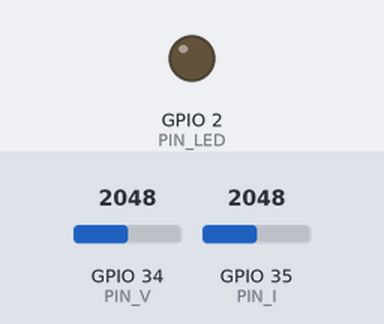
A sketch run on a simulated ESP32. Shown: output pins drawn as LEDs (lit = HIGH). Inputs (shaded band) come from the test bench; at power-on: GPIO 34 (PIN_V) = 2048, GPIO 35 (PIN_I) = 2048 (analog values on the 0–4095 scale). WiFi joins after 1.5 s; servers stay silent unless stated; a WiFi scan finds three made-up networks; EEPROM starts erased; no MQTT or app messages arrive unless stated; what the sketch prints to the serial monitor is not drawn.

Above: at 4.4 s.
At 5.1 s:
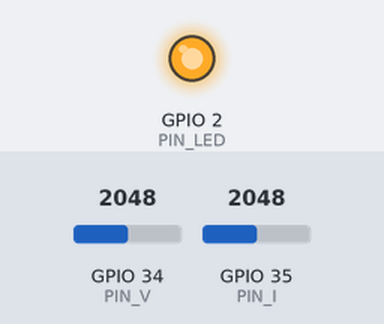
Timing chart, 0 to 6.6 s (numbered marks = the images above):
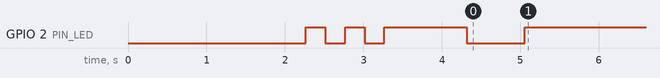

Measured:
- by itself, GPIO 2 (PIN_LED): goes LOW 0.25 s, HIGH 0.25 s, LOW 0.25 s, HIGH 1.1 s, LOW 0.73 s, then HIGH

The sketch:

energy_monitor_ingrid_barbara.ino
```cpp
/*
 * Sistema de monitoramento de grandezas elétricas e consumo de energia residencial
 * Firmware do ESP32 (Arduino core 2.x/3.x) — publica as medições via MQTT.
 *
 * Sensores:
 *   - ZMPT101B  (tensão)   -> GPIO34 (ADC1_CH6)
 *   - SCT-013-005 (corrente, 5 A = 1 V) -> GPIO35 (ADC1_CH7), com bias de 1,65 V
 *     (divisor 2 x 15 kΩ entre 3,3 V e GND + capacitor de 10 µF, conforme o TCC)
 *
 * Placa: ESP32 DevKit V1 (módulo ESP-WROOM-32, USB-serial CP2102, 30 pinos).
 *   Arduino IDE: Ferramentas > Placa > "DOIT ESP32 DEVKIT V1"  (FQBN esp32:esp32:esp32doit-devkit-v1)
 *
 * Ligações (nomes serigrafados na placa):
 *   D34 ........ saída do ZMPT101B (OUT)               [entrada somente, ADC1]
 *   D35 ........ saída do SCT-013-005 após o bias       [entrada somente, ADC1]
 *   3V3 / GND .. alimentação do divisor de bias (2 x 15 kΩ) e referência comum
 *   D2 ......... LED azul da placa: indicador de estado (ver atualizarLed)
 *
 * Biblioteca necessária: "PubSubClient" (Nick O'Leary).
 */
#include <WiFi.h>
#include <PubSubClient.h>
#include <Preferences.h>

// ---------------- Configuração ----------------
const char* WIFI_SSID   = "SUA_REDE";
const char* WIFI_PASS   = "SUA_SENHA";
const char* MQTT_HOST   = "broker.hivemq.com";      //  broker público (TCP 1883). Público: "broker.hivemq.com"
const uint16_t MQTT_PORT = 1883;
const char* TOPIC_ROOT  = "usf-tcc-energia";
const char* DEVICE_ID   = "medidor-01";   // TROQUE por um ID único e use o mesmo nos Ajustes do app (o broker é público)

const int PIN_V = 34;
const int PIN_I = 35;
const int PIN_LED = 2;                   // LED azul da placa DevKit V1
float CAL_V = 0.0656f;     // V por contagem do ADC (calibrado: 126 V no multímetro / 480 V lidos com 0,25)
float CAL_I = 0.00403f;   // A por contagem (SCT-013-005: 5 A = 1 V -> 5*3,3/4095)
const float I_MIN = 0.05f;               // abaixo disso a corrente é considerada ruído
const int   N_MAX = 8000;                // capacidade do buffer (a janela de tempo é que limita a coleta)
const unsigned long WINDOW_US = 200000;  // janela de 200 ms = 12 ciclos de 60 Hz

// ---------------- Estado ----------------
WiFiClient net;
PubSubClient mqtt(net);
Preferences prefs;
uint16_t bufV[N_MAX], bufI[N_MAX];
char tData[96], tStatus[96], tHist[96], tCmd[96];

float vrms, irms, pAtiva, pAparente, pReativa, fp;
double energiaWh = 0;
unsigned long segundosMedidos = 0;

const int HIST_N = 1440;                 // 24 h, 1 ponto por minuto (W médios)
uint16_t hist[HIST_N];
int histCount = 0, histHead = 0;
double minAcc = 0; int minSecs = 0;
unsigned long lastTick = 0, lastHist = 0, lastSave = 0, lastTry = 0;

// ---------------- Indicador de estado (LED da placa) ----------------
// pisca rápido = sem Wi-Fi | pisca lento = sem broker MQTT | aceso fixo = medidor online
void atualizarLed() {
  static unsigned long t = 0; static bool aceso = false;
  unsigned long agora = millis();
  if (WiFi.status() != WL_CONNECTED) {
    if (agora - t > 150) { t = agora; aceso = !aceso; digitalWrite(PIN_LED, aceso); }
  } else if (!mqtt.connected()) {
    if (agora - t > 800) { t = agora; aceso = !aceso; digitalWrite(PIN_LED, aceso); }
  } else {
    digitalWrite(PIN_LED, HIGH);
  }
}

// ---------------- Aquisição e cálculo ----------------
void medir() {
  int n = 0;
  unsigned long t0 = micros();
  while (n < N_MAX && micros() - t0 < WINDOW_US) {   // amostra v e i quase simultaneamente
    bufV[n] = analogRead(PIN_V);
    bufI[n] = analogRead(PIN_I);
    n++;
  }
  if (n < 100) return;

  double mv = 0, mi = 0;                              // componente contínua (offset do bias)
  for (int k = 0; k < n; k++) { mv += bufV[k]; mi += bufI[k]; }
  mv /= n; mi /= n;

  double sv = 0, si = 0, sp = 0;
  for (int k = 0; k < n; k++) {
    double v = (bufV[k] - mv) * CAL_V;                // tensão instantânea (V)
    double i = (bufI[k] - mi) * CAL_I;                // corrente instantânea (A)
    sv += v * v; si += i * i; sp += v * i;
  }
  vrms = sqrt(sv / n);                                // valor eficaz da tensão
  irms = sqrt(si / n);                                // valor eficaz da corrente
  if (irms < I_MIN) { irms = pAtiva = pAparente = pReativa = fp = 0; return; }

  pAparente = vrms * irms;                            // S = Vef · Ief          (Eq. 4)
  pAtiva    = fabs(sp / n);                           // P = média de v(t)·i(t)
  if (pAtiva > pAparente) pAtiva = pAparente;
  fp        = pAtiva / pAparente;                     // FP = P / S             (Eq. 6)
  pReativa  = sqrt(pAparente * pAparente - pAtiva * pAtiva);   // Q = √(S²−P²) (Eq. 5)
}

// ---------------- MQTT ----------------
void publicarDados() {
  char out[200];
  snprintf(out, sizeof(out),
    "{\"v\":%.1f,\"i\":%.3f,\"p\":%.1f,\"s\":%.1f,\"q\":%.1f,\"pf\":%.2f,\"kwh\":%.5f,\"seconds\":%lu}",
    vrms, irms, pAtiva, pAparente, pReativa, fp, energiaWh / 1000.0, segundosMedidos);
  mqtt.publish(tData, out);                           // QoS 0, não retida (1 Hz)
}

void publicarHistorico() {                            // mensagem retida: quem abre o app depois recebe o histórico
  if (histCount == 0) return;
  String s; s.reserve(HIST_N * 5 + 16);
  s = "{\"w\":[";
  for (int k = 0; k < histCount; k++) {
    int idx = (histHead - histCount + k + HIST_N) % HIST_N;   // do mais antigo ao mais novo
    s += hist[idx];
    if (k < histCount - 1) s += ',';
  }
  s += "]}";
  mqtt.publish(tHist, (const uint8_t*)s.c_str(), s.length(), true);
}

void aoReceber(char* topic, byte* payload, unsigned int len) {
  String msg; for (unsigned int k = 0; k < len; k++) msg += (char)payload[k];
  if (msg == "reset") {                               // comando enviado pelo aplicativo
    energiaWh = 0; segundosMedidos = 0;
    prefs.putFloat("energiaWh", 0); prefs.putULong("secs", 0);
  }
}

void conectarMQTT() {
  if (mqtt.connected() || millis() - lastTry < 5000) return;
  lastTry = millis();
  String cid = String("esp32-") + DEVICE_ID;
  // Last Will: se o ESP32 cair, o broker publica "offline" na topic de status
  if (mqtt.connect(cid.c_str(), nullptr, nullptr, tStatus, 1, true, "offline")) {
    mqtt.publish(tStatus, "online", true);
    mqtt.subscribe(tCmd, 1);
    Serial.println("[MQTT] conectado ao broker");
  } else {
    Serial.printf("[MQTT] falha rc=%d, nova tentativa em 5 s\n", mqtt.state());
  }
}

// ---------------- Wi-Fi ----------------
// Lista as redes visíveis (só 2,4 GHz aparece) e tenta conectar; a cada 20 s sem sucesso repete e mostra o motivo.
void conectarWiFi() {
  WiFi.mode(WIFI_STA);
  while (true) {
    Serial.println("\n[WiFi] redes 2,4 GHz visíveis:");
    int n = WiFi.scanNetworks();
    bool achou = false;
    for (int k = 0; k < n; k++) {
      Serial.printf("  %-32s %d dBm\n", WiFi.SSID(k).c_str(), WiFi.RSSI(k));
      if (WiFi.SSID(k) == WIFI_SSID) achou = true;
    }
    if (!achou) Serial.printf("[WiFi] a rede \"%s\" NAO foi encontrada (nome errado ou rede só 5 GHz)\n", WIFI_SSID);

    WiFi.begin(WIFI_SSID, WIFI_PASS);
    Serial.print("[WiFi] conectando");
    unsigned long t0 = millis();
    while (WiFi.status() != WL_CONNECTED && millis() - t0 < 20000) {
      delay(250); digitalWrite(PIN_LED, !digitalRead(PIN_LED)); Serial.print('.');
    }
    if (WiFi.status() == WL_CONNECTED) break;
    Serial.printf("\n[WiFi] falhou (status %d: %s)\n", WiFi.status(),
      WiFi.status() == WL_NO_SSID_AVAIL ? "rede não encontrada" :
      WiFi.status() == WL_CONNECT_FAILED ? "senha incorreta" : "sem resposta");
    WiFi.disconnect(true); delay(500);
  }
  Serial.printf("\n[WiFi] IP %s\n", WiFi.localIP().toString().c_str());
}

// ---------------- Arduino ----------------
void setup() {
  Serial.begin(115200);
  pinMode(PIN_LED, OUTPUT);
  analogReadResolution(12);
  analogSetAttenuation(ADC_11db);

  prefs.begin("energia", false);
  energiaWh = prefs.getFloat("energiaWh", 0);
  segundosMedidos = prefs.getULong("secs", 0);

  snprintf(tData,   sizeof(tData),   "%s/%s/data",    TOPIC_ROOT, DEVICE_ID);
  snprintf(tStatus, sizeof(tStatus), "%s/%s/status",  TOPIC_ROOT, DEVICE_ID);
  snprintf(tHist,   sizeof(tHist),   "%s/%s/history", TOPIC_ROOT, DEVICE_ID);
  snprintf(tCmd,    sizeof(tCmd),    "%s/%s/cmd",     TOPIC_ROOT, DEVICE_ID);

  conectarWiFi();

  mqtt.setServer(MQTT_HOST, MQTT_PORT);
  mqtt.setBufferSize(10240);                          // comporta o histórico de 24 h
  mqtt.setCallback(aoReceber);
  lastTick = millis();
}

void loop() {
  if (WiFi.status() != WL_CONNECTED) WiFi.reconnect();
  conectarMQTT();
  mqtt.loop();
  atualizarLed();

  unsigned long now = millis();
  if (now - lastTick < 1000) return;
  double dt = (now - lastTick) / 1000.0;
  lastTick = now;

  medir();
  energiaWh += pAtiva * dt / 3600.0;                  // E = ∫ P dt
  segundosMedidos += (unsigned long)(dt + 0.5);
  minAcc += pAtiva; minSecs++;
  if (minSecs >= 60) {                                // fecha 1 minuto: guarda a potência média
    hist[histHead] = (uint16_t)constrain(minAcc / minSecs, 0, 65535);
    histHead = (histHead + 1) % HIST_N;
    if (histCount < HIST_N) histCount++;
    minAcc = 0; minSecs = 0;
  }

  if (mqtt.connected()) {
    publicarDados();
    if (now - lastHist > 300000UL || lastHist == 0) { lastHist = now; publicarHistorico(); }
  }
  Serial.printf("V=%.1f V  I=%.3f A  P=%.1f W  S=%.1f VA  Q=%.1f var  FP=%.2f  E=%.4f kWh\n",
                vrms, irms, pAtiva, pAparente, pReativa, fp, energiaWh / 1000.0);

  if (now - lastSave > 600000UL) {                    // grava a cada 10 min (poupa a flash)
    lastSave = now;
    prefs.putFloat("energiaWh", (float)energiaWh);
    prefs.putULong("secs", segundosMedidos);
  }
}
```
